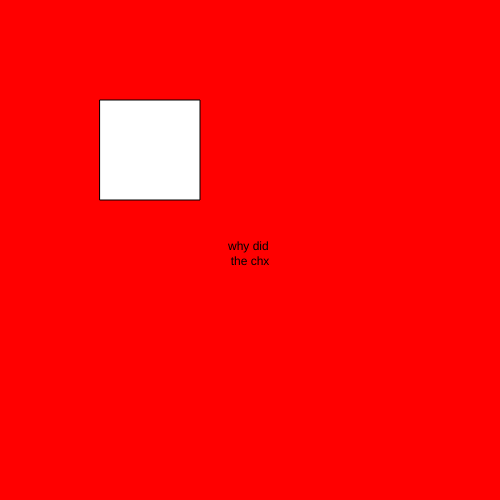
Frame 1 (no input)
Frame 60 (no input): identical to frame 1, image omitted
Frame 120 (the mouse pressed at the canvas centre since frame 60): identical to frame 1, image omitted

The p5.js sketch that drew this single still picture (run headless with seeded random() and noise() and a simulated clock; from frame 60 on, the mouse is pressed at the canvas centre):

// p5.js sketch
// ── sketch.js
let state = 0;

function setup() {
  createCanvas(500, 500);
  textAlign(CENTER);
}

function draw() {

  switch(state){
    case 0:
      background("red");
      text("why did \nthe chx", width / 2, height / 2); 
    break;

    case 1:
      background("blue");
      text("because", width / 2, height / 2);
    break;

  }
  rect(100, 100, 100, 100)
}

function mouseReleased(){

if (mouseX > 100 && mouseX < 200 && mouseY > 100 && mouseY < 200){
    state++ ;
    if (state > 1) state = 0;
  }
}
